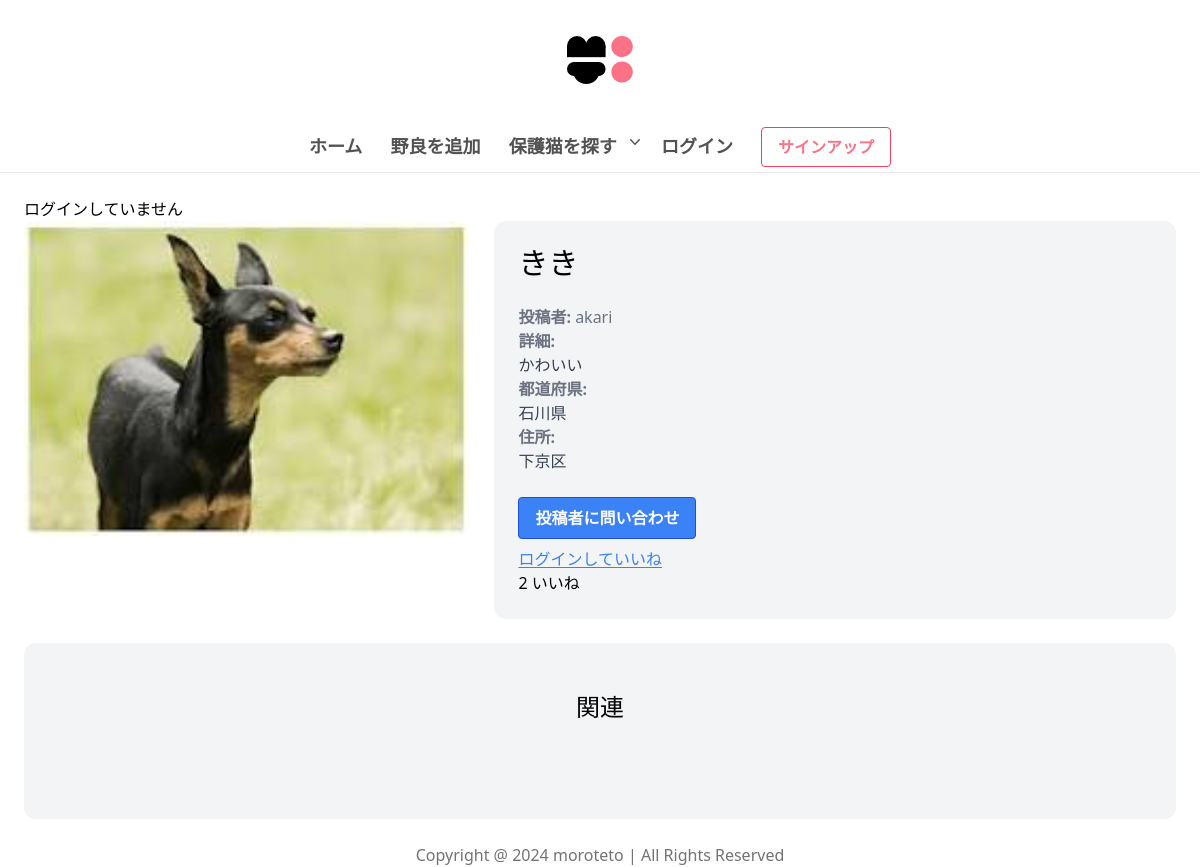
/items/1/, run on an earlier commit of the app's database.
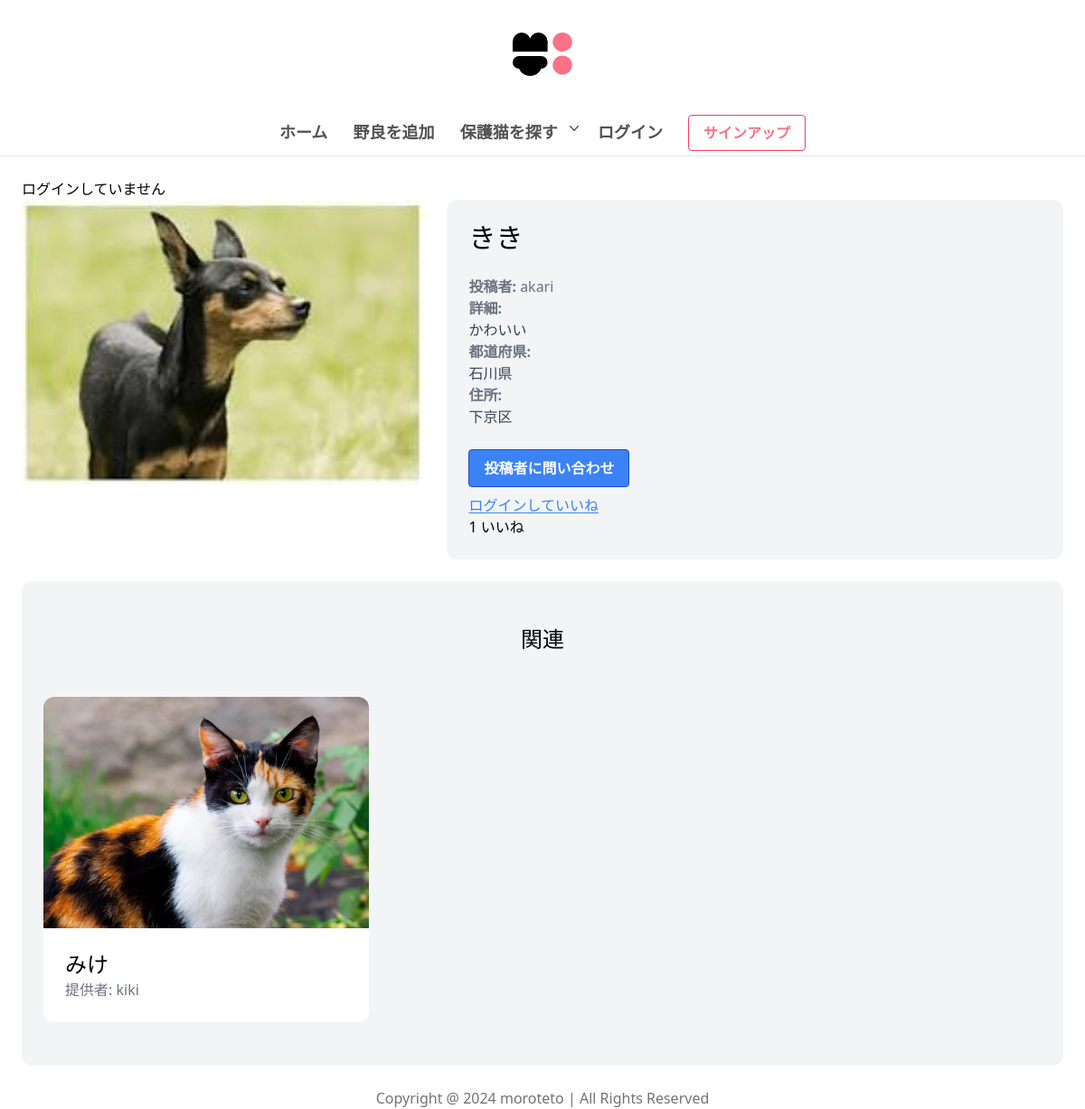
And on a later commit of the database.
### item/models.py (models this page shows, shortened)
class Item(models.Model):
    category = models.ForeignKey(Category, related_name='items', on_delete=models.CASCADE)
    name= models.CharField(max_length=255)
    description = models.TextField(blank=True, null=True)
    image = models.ImageField(upload_to='item_images', blank=True, null=True)
    is_sold = models.BooleanField(default= False)
    created_by = models.ForeignKey(settings.AUTH_USER_MODEL, related_name='items', on_delete=models.CASCADE)
    created_at = models.DateTimeField(auto_now_add=True)
    lat = models.CharField(max_length=200,blank=True, null=True)
    lng = models.CharField(max_length=200,blank=True, null=True)
    likes = models.ManyToManyField(settings.AUTH_USER_MODEL, related_name='like_items', blank=True)
    buyer = models.ForeignKey(settings.AUTH_USER_MODEL, related_name='purchased_items', null=True, blank=True, on_delete=models.SET_NULL)
    STATE = (
        ('good', '良い'),
        ('normal', '普通'),
        ('bad', '悪い'),
    )
    state = models.CharField(max_length=50, choices=STATE, blank=True)
    TYPE_CHOICES = (
        ('stray', '野良猫'),
        ('shelter', '保護猫'),
    )
    type = models.CharField(max_length=50, choices=TYPE_CHOICES, default='stray')
    PREFECTURE_CHOICES = [
        ('北海道', '北海道'),
        ('青森県', '青森県'),
        ('岩手県', '岩手県'),
        ('宮城県', '宮城県'),
        ('秋田県', '秋田県'),
        ('山形県', '山形県'),
        ('福島県', '福島県'),
        ('茨城県', '茨城県'),
        ('栃木県', '栃木県'),
        ('群馬県', '群馬県'),
        ('埼玉県', '埼玉県'),
        ('千葉県', '千葉県'),
        ('東京都', '東京都'),
        ('神奈川県', '神奈川県'),
        ('新潟県', '新潟県'),
        ('富山県', '富山県'),
        ('石川県', '石川県'),
        ('福井県', '福井県'),
        ('山梨県', '山梨県'),
        ('長野県', '長野県'),
        ('岐阜県', '岐阜県'),
        ('静岡県', '静岡県'),
        ('愛知県', '愛知県'),
        ('三重県', '三重県'),
        ('滋賀県', '滋賀県'),
        ('京都府', '京都府'),
        ('大阪府', '大阪府'),
        ('兵庫県', '兵庫県'),
        ('奈良県', '奈良県'),
        ('和歌山県', '和歌山県'),
        ('鳥取県', '鳥取県'),
        ('島根県', '島根県'),
        ('岡山県', '岡山県'),
        ('広島県', '広島県'),
        ('山口県', '山口県'),
        ('徳島県', '徳島県'),
        ('香川県', '香川県'),
        ('愛媛県', '愛媛県'),
        ('高知県', '高知県'),
        ('福岡県', '福岡県'),
        ('佐賀県', '佐賀県'),
        ('長崎県', '長崎県'),
        ('熊本県', '熊本県'),
        ('大分県', '大分県'),
        ('宮崎県', '宮崎県'),
        ('鹿児島県', '鹿児島県'),
        ('沖縄県', '沖縄県'),
]
    prefecture = models.CharField(max_length=20, choices=PREFECTURE_CHOICES, null=True)
    address = models.CharField(max_length=225, null=True)
    def total_likes(self):
        return self.likes.count()

### core/models.py (models this page shows, shortened)
class CustomUser(AbstractUser):
    username = models.CharField(max_length=150, unique=True)
    email = models.EmailField(unique=True)
    USER_STATUS_CHOICES = (
        ('corporate', '保護団体'),
        ('individual', '個人'),
    )
    userstatus = models.CharField(max_length=20, choices=USER_STATUS_CHOICES)
    def __str__(self):
        return self.username

### item/views.py (the view)
# urls.py: path('<int:pk>/', views.detail, name='detail'),
def detail(request, pk):
    item = get_object_or_404(Item, pk=pk)
    form = RenewItemLocationForm(instance=item)
    related_items = Item.objects.filter(category=item.category, is_sold=False).exclude(pk=pk)[0:3]
    if isinstance(request.user, AnonymousUser):
        related_items = Item.objects.filter(type='shelter', is_sold=False)
    elif request.user.userstatus == 'corporate':
        related_items = Item.objects.filter(type='stray', is_sold=False)
    else:
        related_items = Item.objects.filter(type='shelter', is_sold=False)
    likes_connected = get_object_or_404(Item, id=pk)
    liked = False
    if likes_connected.likes.filter(id=request.user.id).exists():
        liked = True
    context = {
        'item': item,
        'form': form,
        'related_items': related_items,
    }
    return render(request, 'item/detail.html', context)

### item/templates/item/detail.html (shortened to what this page needs)
{% extends 'core/base.html' %}
{% block content %}
{% if user.is_authenticated %}
<p>{{ user.username }} でログイン中</p>
{% else %}
<p>ログインしていません</p>
{% endif %}
<div class="grid sm:grid-cols-5 sm:gap-6">
    <div class="sm:col-span-2 col-span-2">
        <img src="{{ item.image.url }}" class="rounded-xl w-full">
    </div>
    <div class="col-span-3 p-6 bg-gray-100 rounded-xl">
        <h1 class="mb-6 text-3xl">{{ item.name }}</h1>
        <p class="text-gray-500"><strong>投稿者: </strong>{{ item.created_by.username }}</p>
        {% if item.description %}
            <p class="text-gray-700">
                <strong class="text-gray-500">詳細:</strong><br>
                {{ item.description }}
            </p>
        {% endif %}
        {% if item.prefecture %}
        <p class="text-gray-700">
            <strong class="text-gray-500">都道府県:</strong><br>
            {{ item.prefecture }}
        </p>
        {% endif %}
        {% if item.address %}
            <p class="text-gray-700">
                <strong class="text-gray-500">住所:</strong><br>
                {{ item.address }}
            </p>
        {% endif %}
        {% if request.user == item.created_by %}
            <div class="mt-6 p-6 bg-white rounded-xl">
                <p class="mb-4">これはあなたのアイテムです</p>
                <a href="{% url 'item:edit' item.id %}" class="inline-block mr-2 border border-teal-500 hover:bg-teal-700 text-teal-500 font-semibold hover:border-transparent hover:bg-teal-500 hover:text-white py-2 px-6 rounded-full">編集</a>
                <a href="{% url 'item:delete' item.id %}" class="inline-block bg-rose-400 hover:bg-rose-500 text-white font-bold py-2 px-6 rounded-full">消す</a>
            </div>
        {% else %}
        <div class="text-center sm:text-left">
            <a href="{% url 'conversation:new' item.id %}" class="inline-block mt-6 bg-blue-500 hover:bg-blue-700 text-white font-bold py-2 px-4 border border-blue-700 rounded">投稿者に問い合わせ</a>
        </div>
        {% endif %}
    {% if user.is_authenticated %}
    <form action="{% url 'item:like_item' item.pk %}" method="POST">
        {% csrf_token %}
        {% if user in item.likes.all %}
        <button type="submit" name="item_id" value="{{item.id}}" class="text-red-500 p-2 rounded-full focus:outline-none">
          <svg xmlns="http://www.w3.org/2000/svg" fill="currentColor" viewBox="0 0 24 24" stroke="currentColor" class="w-6 h-6">
              <path stroke-linecap="round" stroke-linejoin="round" stroke-width="2" d="M3.172 8.828c-1.562 1.562-1.562 4.094 0 5.656L12 23.312l8.828-8.828c1.562-1.562 1.562-4.094 0-5.656C18.266 7.266 15.734 7.266 14.172 8.828L12 11l-2.172-2.172c-1.562-1.562-4.094-1.562-5.656 0z" />
          </svg>
      </button>
        {% else %}
        <button type="submit"name="item_id" value="{{item.id}}" class="text-white p-2 rounded-full focus:outline-none">
          <svg xmlns="http://www.w3.org/2000/svg" fill="white" viewBox="0 0 24 24" stroke="red" class="w-6 h-6">
              <path stroke-linecap="round" stroke-linejoin="round" stroke-width="2" d="M3.172 8.828c-1.562 1.562-1.562 4.094 0 5.656L12 23.312l8.828-8.828c1.562-1.562 1.562-4.094 0-5.656C18.266 7.266 15.734 7.266 14.172 8.828L12 11l-2.172-2.172c-1.562-1.562-4.094-1.562-5.656 0z" />
          </svg>
        </button>
        {% endif %}
    </form>
    {% else %}
    <a class="mt-2 inline-block underline underline-offset-2 decoration-blue-500" href="{% url 'core:signup' %}"><span class="text-blue-500">ログインしていいね</span></a>
    {% endif %}
    <p>{{ item.total_likes }} いいね</p>
    </div>
</div>
  <div class="mt-6 px-6 py-12 bg-gray-100 rounded-xl">
    <h2 class="mb-12 text-2xl text-center">関連</h2>
    <div class="grid sm:grid-cols-3 grid-cols-1 sm:gap-3">
        {% for item in related_items %}
            <div>
                <a href="{% url 'item:detail' item.id %}">
                    <div>
                        <img src="{{ item.image.url }}" class="rounded-t-xl w-full h-64 object-cover">
                    </div>
                    <div class="p-6 bg-white rounded-b-xl">
                        <h2 class="text-2xl">{{ item.name }}</h2>
                        <p class="text-gray-500">提供者: {{ item.created_by }}</p>
                    </div>
                </a>
            </div>
        {% endfor %}
    </div>
  </div>
{% endblock %}

### core/templates/core/base.html (shortened to what this page needs)
<!DOCTYPE html>
<html lang="en">
<head>
    <script src="https://cdn.tailwindcss.com"></script>
</head>
<body>
  <header class="sticky top-0 bg-white">
    <nav class="py-3 px-3  border-b border-gray-200">
      <a href="{% url 'core:index' %}" class="lg:-m-1.5 lg:p-1.5">
        <img class="h-12 w-auto mx-auto mb-0 lg:mb-2" src="/media/moto1.svg" alt="">
      </a>
      <div class="space-x-6  flex-wrap text-center sm:items-center space-y-4">
        <a class="text-neutral-600 whitespace-nowrap text-sm sm:text-base lg:text-lg font-semibold hover:text-rose-400" href="{% url 'core:index' %}">ホーム</a>
        {% if user.userstatus == "corporate" %}
        <a class="text-neutral-600 whitespace-nowrap text-sm sm:text-base lg:text-lg font-semibold hover:text-rose-400" href="{% url 'item:new' %}">保護猫を追加</a>
        <div class="relative inline-block">
          <button class="flex text-neutral-600 fustify-center text-sm sm:text-base lg:text-lg font-semibold hover:text-rose-400"
            type="button" id="dropdownMenuButton2" data-twe-dropdown-toggle-ref aria-expanded="false">
            野良を探す
            <span class="ms-2 w-2 [&>svg]:h-5 [&>svg]:w-5">
              <svg xmlns="http://www.w3.org/2000/svg" viewBox="0 0 20 20" fill="currentColor">
                <path fill-rule="evenodd" d="M5.23 7.21a.75.75 0 011.06.02L10 11.168l3.71-3.938a.75.75 0 111.08 1.04l-4.25 4.5a.75.75 0 01-1.08 0l-4.25-4.5a.75.75 0 01.02-1.06z" clip-rule="evenodd" />
              </svg>
            </span>
          </button>
          <ul class="absolute z-10 hidden min-w-max list-none overflow-hidden rounded-lg bg-gray-800 text-base shadow-lg dark:bg-surface-dark" aria-labelledby="dropdownMenuButton2">
            <li>
              <a class="whitespace-nowrap block w-full whitespace-nowrap bg-gray-800 px-4 py-2 text-sm font-normal text-white hover:bg-gray-700 focus:bg-gray-700 focus:outline-none active:bg-gray-700 active:no-underline dark:bg-surface-dark dark:text-white dark:hover:bg-neutral-800/25 dark:focus:bg-neutral-800/25 dark:active:bg-neutral-800/25" href="{% url 'item:items' %}">カテゴリ別で探す</a>
            </li>
            <li>
              <a class="whitespace-nowrap block w-full whitespace-nowrap bg-gray-800 px-4 py-2 text-sm font-normal text-white hover:bg-gray-700 focus:bg-gray-700 focus:outline-none active:bg-gray-700 active:no-underline dark:bg-surface-dark dark:text-white dark:hover:bg-neutral-800/25 dark:focus:bg-neutral-800/25 dark:active:bg-neutral-800/25" href="{% url 'item:map_view' %}">マップから探す</a>
            </li>
          </ul>
        </div>
        {% else %}
          <a class="whitespace-nowrap text-sm sm:text-base lg:text-lg font-semibold hover:text-rose-400 text-neutral-600" href="{% url 'item:new' %}">野良を追加</a>
          <div class="relative inline-block">
            <button class=" flex fustify-center  text-neutral-600 text-sm sm:text-base lg:text-lg font-semibold hover:text-rose-400"
              type="button" id="dropdownMenuButton2" data-twe-dropdown-toggle-ref aria-expanded="false">
              保護猫を探す
              <span class="ms-2 w-2 [&>svg]:h-5 [&>svg]:w-5">
                <svg xmlns="http://www.w3.org/2000/svg" viewBox="0 0 20 20" fill="currentColor">
                  <path fill-rule="evenodd" d="M5.23 7.21a.75.75 0 011.06.02L10 11.168l3.71-3.938a.75.75 0 111.08 1.04l-4.25 4.5a.75.75 0 01-1.08 0l-4.25-4.5a.75.75 0 01.02-1.06z" clip-rule="evenodd" />
                </svg>
              </span>
            </button>
          </div>
        {% endif %}
        {% if request.user.is_authenticated %}
          <a class="text-neutral-600 whitespace-nowrap text-sm sm:text-base lg:text-lg font-semibold hover:text-rose-400" href="{% url 'conversation:inbox' %}">メッセージ</a>
          <a class="text-neutral-600 whitespace-nowrap text-sm sm:text-base lg:text-lg font-semibold hover:text-rose-400" href="{% url 'dashboard:index' %}">ダッシュボード</a>
        {% else %}
          <a class="text-neutral-600 whitespace-nowrap text-sm lg:text-lg font-semibold hover:text-rose-400 m" href="{% url 'core:login'%}">ログイン</a>
          <a class="ms-4 whitespace-nowrap bg-transparent hover:bg-rose-500 text-rose-400 font-semibold hover:text-white py-2 px-4 border border-rose-500 hover:border-transparent rounded" href="{% url 'core:signup'%}">サインアップ</a>
        {% endif %}
      </div>
    </nav>
  </header>
      <div class="px-6 py-6">
        {% block content %}
        {% endblock %}
    </div>
</body>
<footer>
  <p class="text-center text-neutral-500">Copyright @ 2024 moroteto | All Rights Reserved</p>
</footer>
</html>

What changed in the data, as far as the page shows it:
computed for Item "きき": total_likes "2" → "1"
added Item: image (picture), name "みけ", created_by "kiki"
